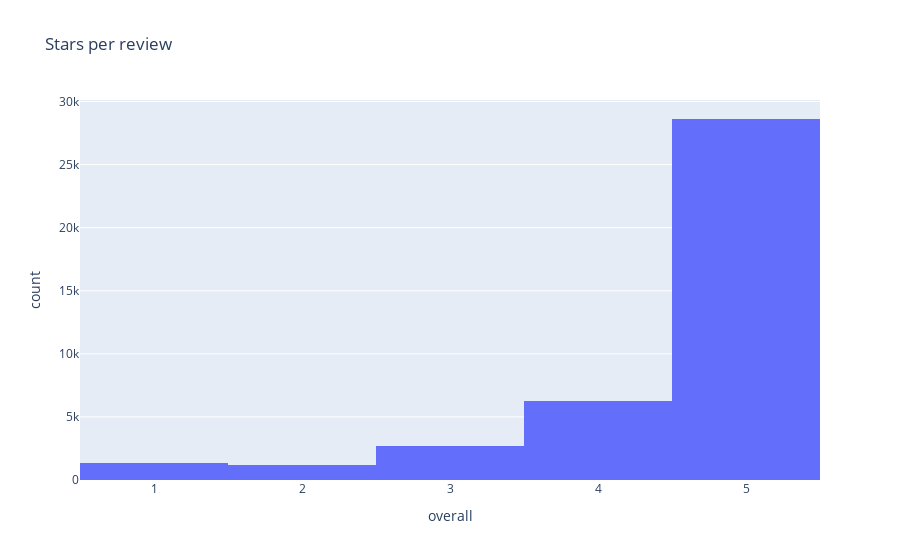

This figure's notebook cell:
### Code cell
import plotly.express as px

fig = px.histogram(reviews, x="overall", title='Stars per review')
fig.show()

### Figure 1 — Plotly figure (JSON) as saved in the notebook; plotly's stock layout.template omitted (floating-point values rounded to 4 significant figures; data arrays with more than 128 entries replaced by an {"elided": "..."} marker saying what was removed)
{"data": [{"alignmentgroup": "True", "bingroup": "x", "hovertemplate": "overall=%{x}<br>count=%{y}<extra></extra>", "legendgroup": "", "marker": {"color": "#636efa", "pattern": {"shape": ""}}, "name": "", "offsetgroup": "", "orientation": "v", "showlegend": false, "type": "histogram", "x": {"elided": "40118 int values"}, "xaxis": "x", "yaxis": "y"}], "layout": {"autosize": true, "barmode": "relative", "legend": {"tracegroupgap": 0}, "title": {"text": "Stars per review"}, "xaxis": {"anchor": "y", "autorange": true, "domain": [0, 1], "range": [0.5, 5.5], "title": {"text": "overall"}, "type": "linear"}, "yaxis": {"anchor": "x", "autorange": true, "domain": [0, 1], "range": [0, 30120.0], "title": {"text": "count"}}}}
